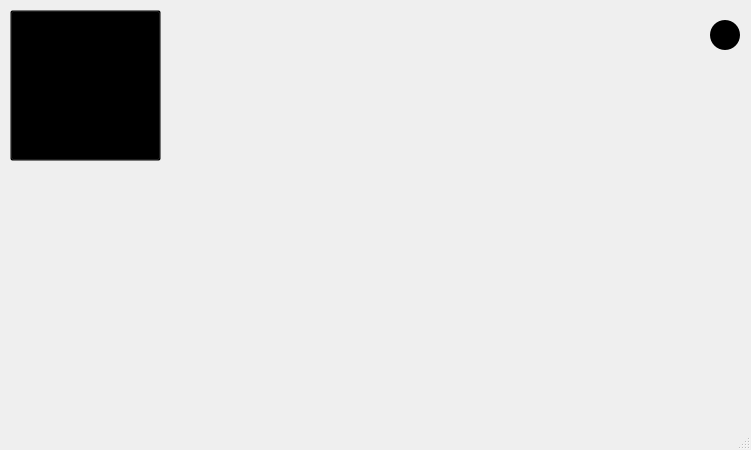
<?xml version="1.0" encoding="UTF-8"?>
<ui version="4.0">
 <class>MainWindow</class>
 <widget class="QMainWindow" name="MainWindow">
  <property name="geometry">
   <rect>
    <x>0</x>
    <y>0</y>
    <width>751</width>
    <height>450</height>
   </rect>
  </property>
  <property name="windowTitle">
   <string>MainWindow</string>
  </property>
  <widget class="QWidget" name="centralwidget">
   <widget class="QPushButton" name="close_button">
    <property name="geometry">
     <rect>
      <x>710</x>
      <y>20</y>
      <width>30</width>
      <height>30</height>
     </rect>
    </property>
    <property name="styleSheet">
     <string notr="true">border: 0;
border-radius: 15px; 
background-color:black</string>
    </property>
    <property name="text">
     <string/>
    </property>
   </widget>
   <widget class="QPushButton" name="optiion_button">
    <property name="geometry">
     <rect>
      <x>10</x>
      <y>10</y>
      <width>151</width>
      <height>151</height>
     </rect>
    </property>
    <property name="styleSheet">
     <string notr="true">background-color: transparent;
font-family: &quot;Helvetica&quot;; 
font-size: 60px; 
font-weight: bold; 
padding-top: 0px;
padding-right: 80px;
padding-bottom: 80px;
padding-left: 0px;</string>
    </property>
    <property name="text">
     <string>≡</string>
    </property>
   </widget>
  </widget>
  <widget class="QStatusBar" name="statusbar"/>
 </widget>
 <resources>
  <include location="../photo_file.qrc"/>
 </resources>
 <connections/>
</ui>
